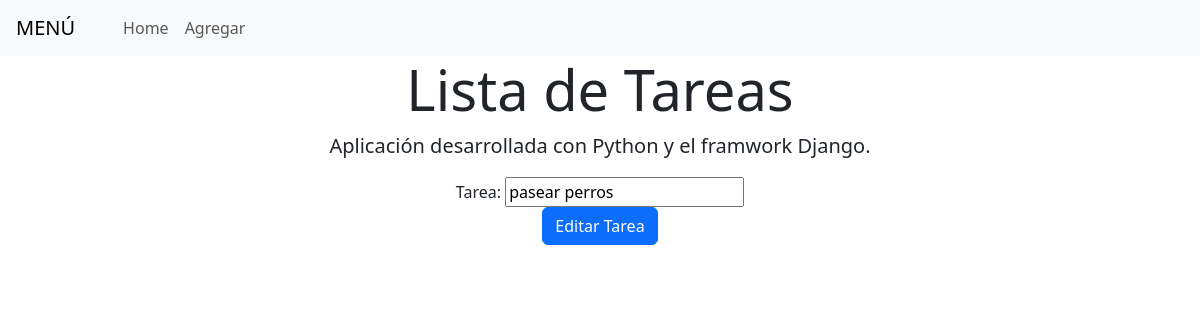
The app's page /editar/5/, older data.
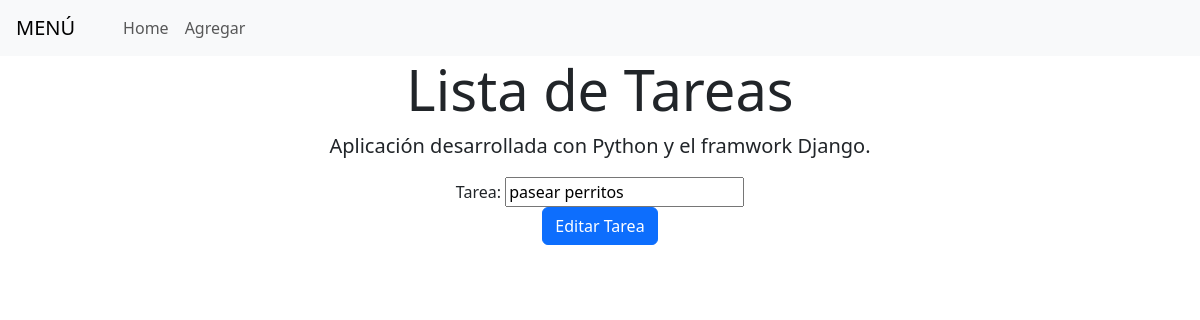
The same page, newer data.
### todo/models.py (models this page shows, shortened)
class Tarea(models.Model):
    tarea=models.CharField(max_length=100)

### todo/views.py (the view)
# urls.py: path("editar/<int:tarea_id>/",views.editar,name='editar'),
def editar(request,tarea_id):
    tarea=Tarea.objects.get(id=tarea_id)
    if request.method=='POST':
        form= TareaForm(request.POST,instance=tarea)
        if form.is_valid():
            form.save()
        return redirect("home")
    else:
        form = TareaForm(instance=tarea)
    context={"form":form}
    return render(request,"editar.html",context)

### todo/forms.py
class TareaForm(forms.ModelForm):
    class Meta:
        model=Tarea
        fields=['tarea']

### todo/templates/editar.html (shortened to what this page needs)
{% extends 'layout.html' %}
{% block content %}
<div class="container text-center">
    <form method="post">
        <div class="form-group">
            {{ form }}
        </div>
        <button type="submit" class="btn btn-primary">Editar Tarea</button>
    </form>
</div>
{% endblock %}

Row changes from the older to the newer data that the page shows:
changed Tarea: tarea "pasear perros" → "pasear perritos"
